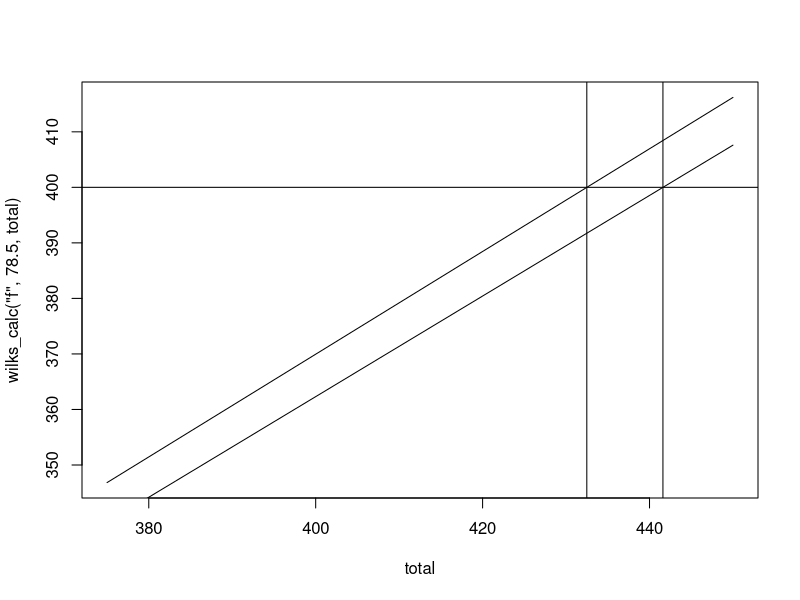

Generate this figure with R: (Note: this script raises an error after producing the figure.)
library(ggplot2)

wilks_coef <- function(sex, bw) {
    if (sex == 'f') {
        a <- 594.31747775582
        b <- -27.23842536447
        c <- 0.82112226871
        d <- -0.00930733913
        e <- 4.731582E-05
        f <- -9.054E-08
    } else {
        a <- -216.0475144
        b <- 16.2606339
        c <- -0.002388645
        d <- -0.00113732
        e <- 7.01863E-06
        f <- -1.291E-08
    }
    
    wilks_coef <- 500 / (a + b*bw + c*bw**2 + d*bw**3 + e*bw**4 + f*bw**5)
    return(wilks_coef)
}


wilks_coef_der2 <- function(sex, bw) {
    if (sex == 'f') {
        a <- 594.31747775582
        b <- -27.23842536447
        c <- 0.82112226871
        d <- -0.00930733913
        e <- 4.731582E-05
        f <- -9.054E-08
    } else {
        a <- -216.0475144
        b <- 16.2606339
        c <- -0.002388645
        d <- -0.00113732
        e <- 7.01863E-06
        f <- -1.291E-08
    }
    
    wilks_coef_d2 <- 2*c + 6*d*bw + 12*e*bw**2 + 20*f*bw**3
    return(wilks_coef_d2)
}

wilks_calc <- function(sex, bw, total) {
    if (sex == 'f') {
        a <- 594.31747775582
        b <- -27.23842536447
        c <- 0.82112226871
        d <- -0.00930733913
        e <- 4.731582E-05
        f <- -9.054E-08
    } else {
        a <- -216.0475144
        b <- 16.2606339
        c <- -0.002388645
        d <- -0.00113732
        e <- 7.01863E-06
        f <- -1.291E-08
    }
    
    wilks_coef <- 500 / (a + b*bw + c*bw**2 + d*bw**3 + e*bw**4 + f*bw**5)
    wilks <- total * wilks_coef
    return(wilks)
}

wilks_calc('f', 81.53, 407.5)
wilks_calc('m', 52.72, 340.5)

total <- seq(from = 375, to = 450, by = 2.5)
plot(total, wilks_calc('f', 78.5, total), type = 'l')
lines(total, wilks_calc('f', 81.5, total))
abline(h = 400)
abline(v = 400 / wilks_coef('f', 78.5))
abline(v = 400 / wilks_coef('f', 81.5))

dev.off()

bodyweight <- seq(from = 40, to = 200, by = 1)

gg <- ggplot(mapping = aes(x = bodyweight))
gg + geom_line(aes(y = wilks_coef('f', bodyweight), color = "Female"), 
               lwd = 2) +
     geom_line(aes(x = bodyweight, y = wilks_coef('m', bodyweight), color = "Male"), 
               lwd = 2) +
    geom_line(aes(y = wilks_coef('f', bodyweight) - wilks_coef('m', bodyweight), color = "Difference"),
              lwd = 2) +
    xlab("Bodyweight (kg)") +
    ylab("Wilks Coefficient") +
    scale_color_manual("", 
                       values = c("Male" = "orange", 
                                  "Female" = "lightgreen", 
                                  "Difference" = "grey",
                                  "f" = "darkgreen",
                                  "m" = "salmon")) +
    scale_y_continuous(breaks = seq(0, 2, 0.1), 
                       sec.axis = sec_axis(~.*500, name = "Wilks", breaks = seq(0,600,50))) +
    scale_x_continuous(breaks = seq(40, 200, 10)) +
    geom_vline(xintercept = fem_bw_max_der2, color = "orange", linetype = 3, lwd = 2) +
    geom_vline(xintercept = mal_bw_max_der2, color = "green", linetype = 3, lwd = 2) +
    # geom_jitter(data = Raw2017, aes(x = Weight, y = Wilks_coef, color = Sex),
    #             alpha = 0.2,
    #             size = 3) +
    geom_point(data = Raw2017, aes(x = Weight, y = Points/500, color = Sex),
               alpha = 0.4,
               size = 2)



fem <- data.frame(bodyweight, "wilks_coef_der2" = wilks_coef_der2('f', bodyweight))
fem <- subset(fem, bodyweight < 150)
fem_max_der2 <- min(fem$wilks_coef_der2)
fem_bw_max_der2 <- fem$bodyweight[fem$wilks_coef_der2 == fem_max_der2]

gg <- ggplot(mapping = aes(x = fem$bodyweight))
gg + geom_line(aes(y = wilks_coef_der2('f', fem$bodyweight)),
               color = "orange",
               lwd = 1) +
    xlab("Bodyweight (kg)") +
    ylab("Second derivative for Wilks Coefficient") +
    scale_x_continuous(breaks = seq(40, 150, 10)) 

mal <- data.frame(bodyweight, "wilks_coef_der2" = wilks_coef_der2('m', bodyweight))
mal_max_der2 <- min(mal$wilks_coef_der2)
mal_bw_max_der2 <- mal$bodyweight[mal$wilks_coef_der2 == mal_max_der2]


plot(mal$bodyweight,mal$wilks_coef_der2, type = 'l')

mybodyweight <- seq(from = 72, to = 84, by = 0.1)

gg <- ggplot(mapping = aes(x = mybodyweight))
gg + geom_line(aes(y = 432.5*wilks_coef('f', mybodyweight)), 
               color = "green",
               lwd = 1) +
    xlab("Bodyweight (kg)") +
    ylab("Wilks Coefficient") +
    scale_x_continuous(breaks = seq(72, 84, 1)) +
    scale_y_continuous(breaks = seq(380, 430, 4)) +
    geom_line(aes(x = c(72, 84)), y = c(432.5*wilks_coef('f', 72), 432.5*wilks_coef('f', 84)),
              color = "orange",
              lwd = 1, 
              linetype=5)

yz <- data.frame(mybodyweight, "wilks_coef_der2" = wilks_coef_der2('f', mybodyweight))
max_der2 <- max(abs(yz$wilks_coef_der2))
bw_max_der2 <- yz$mybodyweight[yz$wilks_coef_der2 == max_der2*-1]

gg + geom_line(aes(y = wilks_coef_der2('f', mybodyweight)),
               color = "orange",
               lwd = 1) +
    xlab("Bodyweight (kg)") +
    ylab("Second derivative for Wilks Coefficient") +
    scale_x_continuous(breaks = seq(72, 84, 1)) 
    
   
